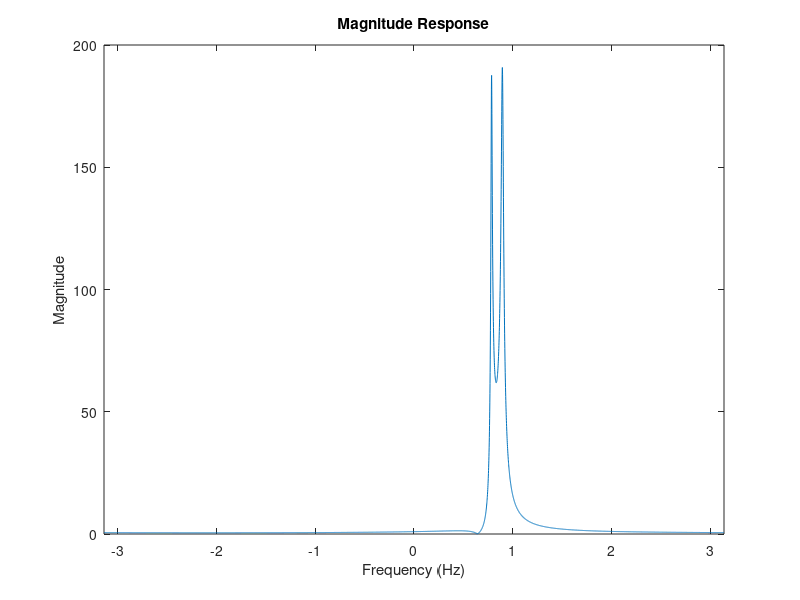

Recreate this plot in MATLAB. (Note: this script raises an error after producing the figure.)
%Part 3
%ID = 22103444
n2 = 2+2;
n3 = 2+1;
n1 = 2+2;
n5 = 2+3;
n8 = 2+4;
n6 = 2+4;

z1 = (n2+1i*n3)/(sqrt(n2^2+n3^2));
p1 = (n1+1i*n5)/(sqrt(1+n1^2+n5^2));
p2 = (n8+1i*n6)/(sqrt(1+n8^2+n6^2));

%part g
w = [-pi:1/1000:pi-1/1000];
Hfourier = (1-z1*exp(-1i*w))./((1-p1*exp(-1i*w)).*(1-p2*exp(-1i*w)));
figure;
plot(w,abs(Hfourier));
title('Magnitude Response');
ylabel('Magnitude');
xlabel('Frequency (Hz)');
xlim([-pi,pi]);


%part h
a = [(p1+p2), -p1*p2];
b = [1,-z1];

chirpp1 = chirpCalculator2(-500,500,1,1000);
omegas1 = linspace(-pi,pi,length(chirpp1));
output1 = DTLTI(a,b,chirpp1,length(chirpp1));
subplot(2,2,1);
plot(omegas1,abs(output1));
title('Magnitude Response for t = 1 [-500,500] Hz');
ylabel('Magnitude')
xlabel('Frequency (Hz)')
xlim([-pi,pi]);
subplot(2,2,3);
plot(omegas1,angle(output1));
title('Phase Response for t = 1');
ylabel('Phase Angle')
xlabel('Frequency (Hz)')
xlim([-pi,pi]);

chirpp2 = chirpCalculator2(-400,600,1,600);
omegas2 = linspace(-pi,pi,length(chirpp2));
output2 = DTLTI(a,b,chirpp2,length(chirpp2));
subplot(2,2,2);
plot(omegas2,abs(output2));
title('Magnitude Response for t = 1 [-400,600] Hz');
ylabel('Magnitude')
xlabel('Frequency (Hz)')
xlim([-pi,pi]);
subplot(2,2,4);
plot(omegas2,angle(output2));
title('Phase Response for t = 1');
ylabel('Phase Angle')
xlabel('Frequency (Hz)')
xlim([-pi,pi]);


function [x] = chirpCalculator2(f0,f_end, t_end, fs)
    t = [0:1/fs:t_end-1/fs];
    k = (f_end-f0)/t_end;
    x = exp(2i*pi*(k*(t.^2)/2 + f0*t));
end